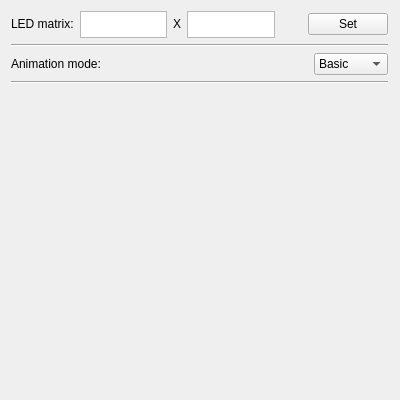
<?xml version="1.0" encoding="UTF-8"?>
<ui version="4.0">
    <class>AnimationPreSettings</class>
    <widget class="QWidget" name="AnimationPreSettings">
        <property name="geometry">
            <rect>
                <x>0</x>
                <y>0</y>
                <width>400</width>
                <height>400</height>
            </rect>
        </property>
        <property name="sizePolicy">
            <sizepolicy hsizetype="Minimum" vsizetype="Minimum">
                <horstretch>0</horstretch>
                <verstretch>0</verstretch>
            </sizepolicy>
        </property>
        <property name="minimumSize">
            <size>
                <width>400</width>
                <height>400</height>
            </size>
        </property>
        <property name="baseSize">
            <size>
                <width>400</width>
                <height>400</height>
            </size>
        </property>
        <property name="windowTitle">
            <string>Animation</string>
        </property>
        <layout class="QGridLayout" name="gridLayout">
            <item row="0" column="0">
                <layout class="QHBoxLayout" name="horizontalLayout">
                    <item>
                        <widget class="QLabel" name="label">
                            <property name="sizePolicy">
                                <sizepolicy hsizetype="Fixed" vsizetype="Fixed">
                                    <horstretch>0</horstretch>
                                    <verstretch>0</verstretch>
                                </sizepolicy>
                            </property>
                            <property name="text">
                                <string>LED matrix:</string>
                            </property>
                        </widget>
                    </item>
                    <item>
                        <widget class="QTextEdit" name="editWidth">
                            <property name="sizePolicy">
                                <sizepolicy hsizetype="Preferred" vsizetype="Fixed">
                                    <horstretch>0</horstretch>
                                    <verstretch>0</verstretch>
                                </sizepolicy>
                            </property>
                            <property name="minimumSize">
                                <size>
                                    <width>40</width>
                                    <height>27</height>
                                </size>
                            </property>
                            <property name="maximumSize">
                                <size>
                                    <width>100</width>
                                    <height>27</height>
                                </size>
                            </property>
                        </widget>
                    </item>
                    <item>
                        <widget class="QLabel" name="label_2">
                            <property name="sizePolicy">
                                <sizepolicy hsizetype="Fixed" vsizetype="Fixed">
                                    <horstretch>0</horstretch>
                                    <verstretch>0</verstretch>
                                </sizepolicy>
                            </property>
                            <property name="text">
                                <string>X</string>
                            </property>
                        </widget>
                    </item>
                    <item>
                        <widget class="QTextEdit" name="editLength">
                            <property name="sizePolicy">
                                <sizepolicy hsizetype="Preferred" vsizetype="Fixed">
                                    <horstretch>0</horstretch>
                                    <verstretch>0</verstretch>
                                </sizepolicy>
                            </property>
                            <property name="minimumSize">
                                <size>
                                    <width>40</width>
                                    <height>27</height>
                                </size>
                            </property>
                            <property name="maximumSize">
                                <size>
                                    <width>100</width>
                                    <height>27</height>
                                </size>
                            </property>
                        </widget>
                    </item>
                    <item>
                        <spacer name="horizontalSpacer_2">
                            <property name="orientation">
                                <enum>Qt::Horizontal</enum>
                            </property>
                            <property name="sizeHint" stdset="0">
                                <size>
                                    <width>40</width>
                                    <height>20</height>
                                </size>
                            </property>
                        </spacer>
                    </item>
                    <item>
                        <widget class="QPushButton" name="buttonSetWL">
                            <property name="text">
                                <string>Set</string>
                            </property>
                        </widget>
                    </item>
                </layout>
            </item>
            <item row="4" column="0">
                <layout class="QGridLayout" name="gridLayout_2">
                    <item row="0" column="2">
                        <widget class="QComboBox" name="selectMode">
                            <property name="currentIndex">
                                <number>2</number>
                            </property>
                            <item>
                                <property name="text">
                                    <string>Polygon</string>
                                </property>
                            </item>
                            <item>
                                <property name="text">
                                    <string>Circle</string>
                                </property>
                            </item>
                            <item>
                                <property name="text">
                                    <string>Basic</string>
                                </property>
                            </item>
                        </widget>
                    </item>
                    <item row="0" column="0">
                        <widget class="QLabel" name="label_3">
                            <property name="text">
                                <string>Animation mode:</string>
                            </property>
                        </widget>
                    </item>
                    <item row="0" column="1">
                        <spacer name="horizontalSpacer_3">
                            <property name="orientation">
                                <enum>Qt::Horizontal</enum>
                            </property>
                            <property name="sizeHint" stdset="0">
                                <size>
                                    <width>40</width>
                                    <height>20</height>
                                </size>
                            </property>
                        </spacer>
                    </item>
                </layout>
            </item>
            <item row="1" column="0">
                <widget class="Line" name="line">
                    <property name="orientation">
                        <enum>Qt::Horizontal</enum>
                    </property>
                </widget>
            </item>
            <item row="5" column="0">
                <widget class="Line" name="line_2">
                    <property name="orientation">
                        <enum>Qt::Horizontal</enum>
                    </property>
                </widget>
            </item>
            <item row="6" column="1">
                <spacer name="verticalSpacer">
                    <property name="orientation">
                        <enum>Qt::Vertical</enum>
                    </property>
                    <property name="sizeHint" stdset="0">
                        <size>
                            <width>1</width>
                            <height>40</height>
                        </size>
                    </property>
                </spacer>
            </item>
        </layout>
    </widget>
    <resources/>
    <connections/>
</ui>
